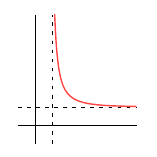

The gnuplot source for this figure:
set style line 1 linecolor rgb '#000000' linetype 1 linewidth 2
set style line 2 linecolor rgb '#ff4444' linetype 1 linewidth 4
set style line 3 linecolor rgb '#000000' linetype 2 linewidth 1

unset xtics
unset ytics
unset border
set xzeroaxis ls 1
set yzeroaxis ls 1
set samples 100000

set terminal pdf size 4cm, 4cm dashed

set xrange [-1:6]
set yrange [-1:6]
#set xtics ("0" 0, "1" 1)
#set ytics ("0" 0, "1" 1)

set output "zeta-function-real.pdf"
set arrow from 1,-1 to 1,6 nohead ls 3
plot 1 t "" w l ls 3, "<./zeta-function-real.pl" t "" w l ls 2
